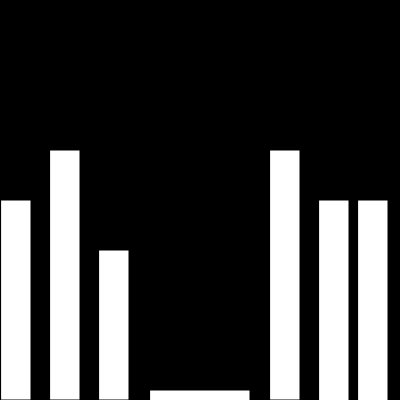
Frame 1 (no input)
Frame 60 (no input): identical to frame 1, image omitted
Frame 120 (the mouse pressed at the canvas centre since frame 60): identical to frame 1, image omitted

The p5.js sketch that drew this single still picture (run headless with seeded random() and noise() and a simulated clock; from frame 60 on, the mouse is pressed at the canvas centre):

// p5.js sketch
// ── sketch.js
function setup() {
  createCanvas(400, 400);

}

function draw() {
  background(0);
  //draw building 1=20floors
  rect(1,200,30,200);
  //draw building 2=50floors
  rect(50,150,30,250);
  //draw building 3=10floors
  rect(99,250,30,150);
  //draw garden
  rect(150,390,100,60);
  //draw building 4=50floors
  rect(270,150,30,250);
  //draw building 5=15floos
  rect(319,200,30,249)
  //draw building 6=15floors
  rect(358,200,30,249)
}
